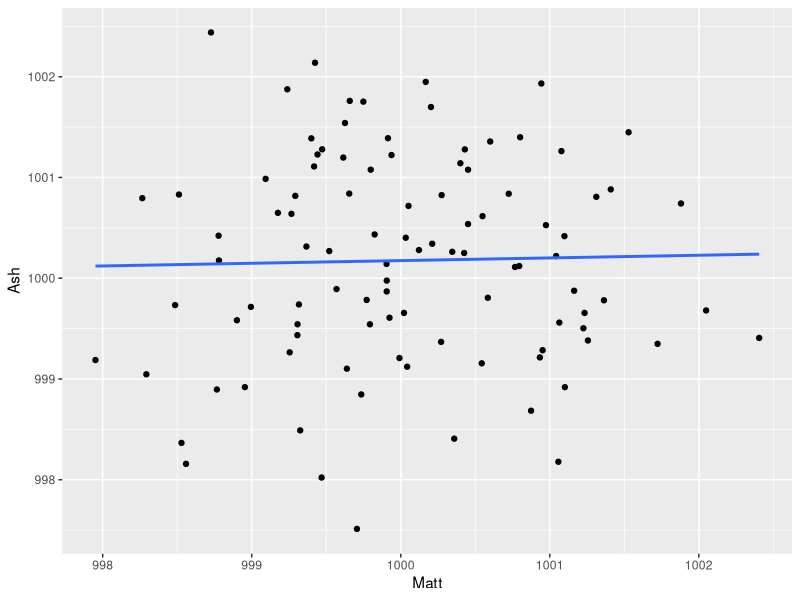

R code for this plot:
## ---- chunk 1
knitr::opts_chunk$set(echo = TRUE)
## ---- chunk 2
library(mvtnorm)
sigma <- matrix(c(1,0,0,0,0,
                  0,1,0,0,0,
                  0,0,1,0,0,
                  0,0,0,1,0,
                  0,0,0,0,1), ncol=5)
x <- rmvnorm(n=100, mean= rep(1000, 5), sigma=sigma)
colnames(x) <- c('Matt', 'Ash', 'Jacki', 'Rol', 'Mike')
x <- as.data.frame(x)
library(ggplot2)
ggplot(x, mapping = aes(x = Matt, y = Ash)) + 
  geom_point() +
  geom_smooth(se = FALSE, method = "lm")
